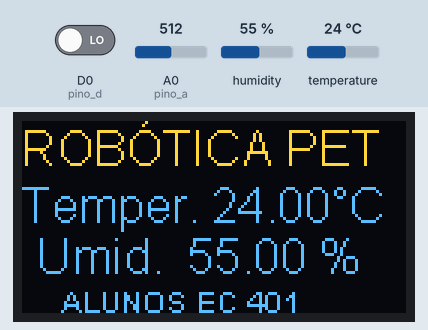
Recording of a sketch running on a simulated ESP8266 (NodeMCU). On the bench: 128×64 one-colour display. The inputs (shaded band) are chosen by the test bench; at power-on: A0 (pino_a) = 512, humidity 55 %, temperature 24 °C, D0 (pino_d) LOW. The OLED is the two-colour kind (top 16 rows yellow); what the sketch prints to the serial monitor is not drawn.

Above: at 11.9 s.
12.0 s: A0 (pino_a) set to 688
24.4 s: A0 (pino_a) set to 716
At 35.8 s:
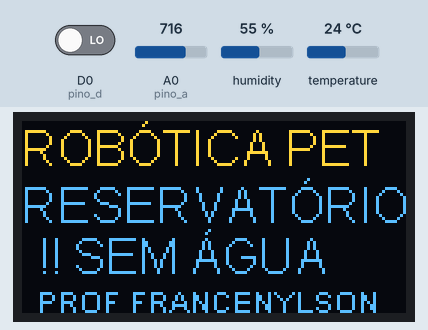
38.4 s: humidity set to 22 %
At 52.2 s:
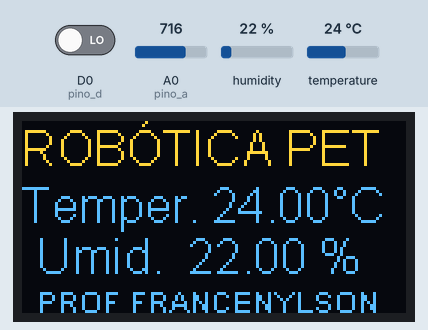
52.4 s: temperature set to 12 °C
At 63.4 s:
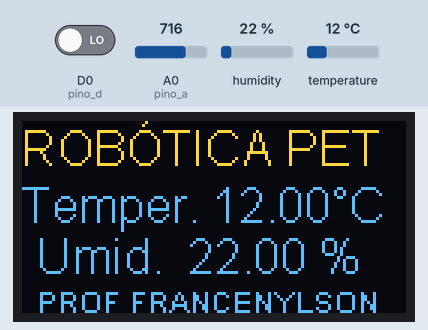
66.2 s: humidity set to 40 %
At 75.1 s:
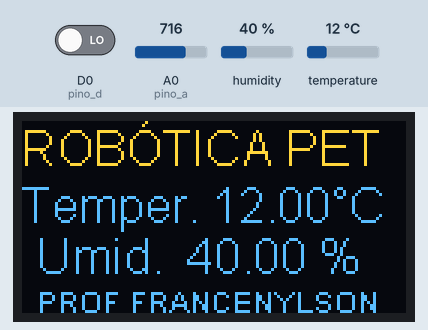
Timing chart, 0 to 76.6 s (numbered marks = the images above; inputs shaded):
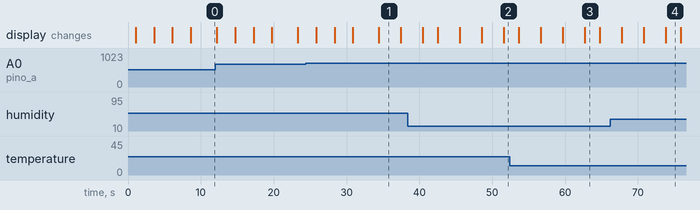

Measured:
- the behaviour switches between 701 and 702 on A0 (pino_a) (found by bisection; images 0 and 1)
- after the input at 24.4 s, the display: first differs from a run without the input after 10.0 s (image 1)
- what the display in image 1 shows lasts 3.0 s, from 34.4 s to 37.4 s
- what the display in image 3 shows lasts 2.0 s, from 62.7 s to 64.7 s

The sketch:

DHT11_OLED_AGUA_Modelo_01_OK.ino
```cpp
#include "ESP8266WiFi.h"
#include "SSD1306.h" // incluindo a biblioteca do oled`
SSD1306 display(0x3c, D2, D1); // definindo o endereco e os pinos
#include "DHTesp.h"

#ifdef ESP32
#pragma message(THIS EXAMPLE IS FOR ESP8266 ONLY!)
#error Select ESP8266 board.
#endif

DHTesp dht;

int pino_d = D0; //Pino ligado ao D0 do sensor
int pino_a = A0; //Pino ligado ao A0 do sensor
int val_d = 0; //Armazena o valor lido do pino digital
int val_a = 0; //Armazena o valor lido do pino analogico

void setup() {
Serial.begin(115200);//PORTA SERIAL
display.init(); // iniciando o display oled
display.flipScreenVertically(); //orientacao do texto
dht.setup(D5, DHTesp::DHT11);

// DEFINE OS PINOS DO SENSOR efine os pinosCOMO ENTRADA DO SENSOR DE ÁGUA
  pinMode(pino_d, INPUT);
  pinMode(pino_a, INPUT);

}
void loop() {
  //SENSOR CHUVA
  val_d = digitalRead(pino_d);
  val_a = analogRead(pino_a);
  Serial.print("Valor digital : ");
  Serial.print(val_d);
  Serial.print(" - Valor analogico : ");
  Serial.println(val_a);

  //DHT11
  delay(dht.getMinimumSamplingPeriod());

  float humidity = dht.getHumidity();
  float temperature = dht.getTemperature();


  if (val_a >701 && val_a <1025)
  {
      // IMPRIME SITUAÇÃO DO RESERVATORIO
      display.clear();//LIMPA O BUFFER PARA O DISPLAY
      display.display();//ENVIA UM BUFFER PARA O DISPLAY
      display.setTextAlignment(TEXT_ALIGN_LEFT);//DEFINE O ALINHAMENTO DO DISPLAY
      display.setFont(ArialMT_Plain_16);//DEFINE A FONTE E O TAMANHO PARA ESCRITA
      display.drawString(0, 0, "ROBÓTICA PET"); //10=ESPACAMENTO A ESQUERA E 0=LINHA DO TESTO
      display.drawString(2, 10, " ");
      display.setTextAlignment(TEXT_ALIGN_LEFT);
      display.setFont(ArialMT_Plain_16);
      display.drawString(0, 19, "RESERVATÓRIO");// ESCREVE TEXTO NA POSICAO INDICADA:1=POSICAO HORIZONTAL E 23=POSIC VERTICAL
      display.drawString(5, 36, "!! SEM ÁGUA " );// ESCREVE TEXTO NA POSICAO INDICADA:33=POSICAO HORIZONTAL E 35=POSIC VERTICAL
      display.setTextAlignment(TEXT_ALIGN_LEFT);
      display.setFont(ArialMT_Plain_10);
      display.drawString(5, 54, "PROF FRANCENYLSON");// ESCREVE TEXTO NA POSICAO INDICADA:8=POSICAO HORIZONTAL E 50=POSIC VERTICAL
      display.display();
      delay(3000);
      display.clear();//LIMPA O BUFFER PARA O DISPLAY
      display.display();//ENVIA UM BUFFER PARA O DISPLAY
      display.setTextAlignment(TEXT_ALIGN_LEFT);//DEFINE O ALINHAMENTO DO DISPLAY
      display.setFont(ArialMT_Plain_16);//DEFINE A FONTE E O TAMANHO PARA ESCRITA
      display.drawString(0, 0, "ROBÓTICA PET"); //10=ESPACAMENTO A ESQUERA E 0=LINHA DO TESTO
      display.drawString(2, 10, " ");
      display.setTextAlignment(TEXT_ALIGN_LEFT);
      display.setFont(ArialMT_Plain_16);
      display.drawString(0, 19, "RESERVATÓRIO");// ESCREVE TEXTO NA POSICAO INDICADA:1=POSICAO HORIZONTAL E 23=POSIC VERTICAL
      display.drawString(5, 36, "!! SEM ÁGUA");// ESCREVE TEXTO NA POSICAO INDICADA:33=POSICAO HORIZONTAL E 35=POSIC VERTICAL
      display.setTextAlignment(TEXT_ALIGN_LEFT);
      display.setFont(ArialMT_Plain_10);
      display.drawString(10, 54, " ALUNOS EC 401");// ESCREVE TEXTO NA POSICAO INDICADA:8=POSICAO HORIZONTAL E 50=POSIC VERTICAL
      display.display();
      delay(3000);
      //DHT11
      display.clear();//LIMPA O BUFFER PARA O DISPLAY
      display.display();//ENVIA UM BUFFER PARA O DISPLAY
      display.setTextAlignment(TEXT_ALIGN_LEFT);//DEFINE O ALINHAMENTO DO DISPLAY
      display.setFont(ArialMT_Plain_16);//DEFINE A FONTE E O TAMANHO PARA ESCRITA
      display.drawString(0, 0, "ROBÓTICA PET"); //10=ESPACAMENTO A ESQUERA E 0=LINHA DO TESTO
      display.drawString(2, 10, " ");
      display.setTextAlignment(TEXT_ALIGN_LEFT);
      display.setFont(ArialMT_Plain_16);
      display.drawString(0, 19, "Temper. "+String(temperature)+"°C");// ESCREVE TEXTO NA POSICAO INDICADA:1=POSICAO HORIZONTAL E 23=POSIC VERTICAL
      display.drawString(5, 36, "Umid.  "+String(humidity)+" %");// ESCREVE TEXTO NA POSICAO INDICADA:33=POSICAO HORIZONTAL E 35=POSIC VERTICAL
      display.setTextAlignment(TEXT_ALIGN_LEFT);
      display.setFont(ArialMT_Plain_10);
      display.drawString(5, 54, "PROF FRANCENYLSON");// ESCREVE TEXTO NA POSICAO INDICADA:8=POSICAO HORIZONTAL E 50=POSIC VERTICAL
      display.display();
      delay(2000);
      display.clear();//LIMPA O BUFFER PARA O DISPLAY
      display.display();//ENVIA UM BUFFER PARA O DISPLAY
      display.setTextAlignment(TEXT_ALIGN_LEFT);//DEFINE O ALINHAMENTO DO DISPLAY
      display.setFont(ArialMT_Plain_16);//DEFINE A FONTE E O TAMANHO PARA ESCRITA
      display.drawString(0, 0, "ROBÓTICA PET"); //10=ESPACAMENTO A ESQUERA E 0=LINHA DO TESTO
      display.drawString(2, 10, " ");
      display.setTextAlignment(TEXT_ALIGN_LEFT);
      display.setFont(ArialMT_Plain_16);
      display.drawString(0, 19, "Temper. "+String(temperature)+"°C");// ESCREVE TEXTO NA POSICAO INDICADA:1=POSICAO HORIZONTAL E 23=POSIC VERTICAL
      display.drawString(5, 36, "Umid.  "+String(humidity)+" %");// ESCREVE TEXTO NA POSICAO INDICADA:33=POSICAO HORIZONTAL E 35=POSIC VERTICAL
      display.setTextAlignment(TEXT_ALIGN_LEFT);
      display.setFont(ArialMT_Plain_10);
      display.drawString(10, 54, " ALUNOS EC 401");// ESCREVE TEXTO NA POSICAO INDICADA:8=POSICAO HORIZONTAL E 50=POSIC VERTICAL
      display.display();
      delay(2000);
  }

  else
  {
      display.clear();//LIMPA O BUFFER PARA O DISPLAY
      display.display();//ENVIA UM BUFFER PARA O DISPLAY
      display.setTextAlignment(TEXT_ALIGN_LEFT);//DEFINE O ALINHAMENTO DO DISPLAY
      display.setFont(ArialMT_Plain_16);//DEFINE A FONTE E O TAMANHO PARA ESCRITA
      display.drawString(0, 0, "ROBÓTICA PET"); //10=ESPACAMENTO A ESQUERA E 0=LINHA DO TESTO
      display.drawString(2, 10, " ");
      display.setTextAlignment(TEXT_ALIGN_LEFT);
      display.setFont(ArialMT_Plain_16);
      display.drawString(0, 19, "RESERVATÓRIO");// ESCREVE TEXTO NA POSICAO INDICADA:1=POSICAO HORIZONTAL E 23=POSIC VERTICAL
      display.drawString(2, 36, "COM ÁGUA " );// ESCREVE TEXTO NA POSICAO INDICADA:33=POSICAO HORIZONTAL E 35=POSIC VERTICAL
      display.setTextAlignment(TEXT_ALIGN_LEFT);
      display.setFont(ArialMT_Plain_10);
      display.drawString(5, 54, "PROF FRANCENYLSON");// ESCREVE TEXTO NA POSICAO INDICADA:8=POSICAO HORIZONTAL E 50=POSIC VERTICAL
      display.display();
      delay(2500);
      display.clear();//LIMPA O BUFFER PARA O DISPLAY
      display.display();//ENVIA UM BUFFER PARA O DISPLAY
      display.setTextAlignment(TEXT_ALIGN_LEFT);//DEFINE O ALINHAMENTO DO DISPLAY
      display.setFont(ArialMT_Plain_16);//DEFINE A FONTE E O TAMANHO PARA ESCRITA
      display.drawString(0, 0, "ROBÓTICA PET"); //10=ESPACAMENTO A ESQUERA E 0=LINHA DO TESTO
      display.drawString(2, 10, " ");
      display.setTextAlignment(TEXT_ALIGN_LEFT);
      display.setFont(ArialMT_Plain_16);
      display.drawString(0, 19, "RESERVATÓRIO");// ESCREVE TEXTO NA POSICAO INDICADA:1=POSICAO HORIZONTAL E 23=POSIC VERTICAL
      display.drawString(2, 36, "COM ÁGUA");// ESCREVE TEXTO NA POSICAO INDICADA:33=POSICAO HORIZONTAL E 35=POSIC VERTICAL
      display.setTextAlignment(TEXT_ALIGN_LEFT);
      display.setFont(ArialMT_Plain_10);
      display.drawString(10, 54, " ALUNOS EC 401");// ESCREVE TEXTO NA POSICAO INDICADA:8=POSICAO HORIZONTAL E 50=POSIC VERTICAL
      display.display();
      delay(2500);
      //DHT11
      display.clear();//LIMPA O BUFFER PARA O DISPLAY
      display.display();//ENVIA UM BUFFER PARA O DISPLAY
      display.setTextAlignment(TEXT_ALIGN_LEFT);//DEFINE O ALINHAMENTO DO DISPLAY
      display.setFont(ArialMT_Plain_16);//DEFINE A FONTE E O TAMANHO PARA ESCRITA
      display.drawString(0, 0, "ROBÓTICA PET"); //10=ESPACAMENTO A ESQUERA E 0=LINHA DO TESTO
      display.drawString(2, 10, " ");
      display.setTextAlignment(TEXT_ALIGN_LEFT);
      display.setFont(ArialMT_Plain_16);
      display.drawString(0, 19, "Temper. "+String(temperature)+"°C");// ESCREVE TEXTO NA POSICAO INDICADA:1=POSICAO HORIZONTAL E 23=POSIC VERTICAL
      display.drawString(5, 36, "Umid.  "+String(humidity)+" %");// ESCREVE TEXTO NA POSICAO INDICADA:33=POSICAO HORIZONTAL E 35=POSIC VERTICAL
      display.setTextAlignment(TEXT_ALIGN_LEFT);
      display.setFont(ArialMT_Plain_10);
      display.drawString(5, 54, "PROF FRANCENYLSON");// ESCREVE TEXTO NA POSICAO INDICADA:8=POSICAO HORIZONTAL E 50=POSIC VERTICAL
      display.display();
      delay(2500);
      display.clear();//LIMPA O BUFFER PARA O DISPLAY
      display.display();//ENVIA UM BUFFER PARA O DISPLAY
      display.setTextAlignment(TEXT_ALIGN_LEFT);//DEFINE O ALINHAMENTO DO DISPLAY
      display.setFont(ArialMT_Plain_16);//DEFINE A FONTE E O TAMANHO PARA ESCRITA
      display.drawString(0, 0, "ROBÓTICA PET"); //10=ESPACAMENTO A ESQUERA E 0=LINHA DO TESTO
      display.drawString(2, 10, " ");
      display.setTextAlignment(TEXT_ALIGN_LEFT);
      display.setFont(ArialMT_Plain_16);
      display.drawString(0, 19, "Temper. "+String(temperature)+"°C");// ESCREVE TEXTO NA POSICAO INDICADA:1=POSICAO HORIZONTAL E 23=POSIC VERTICAL
      display.drawString(5, 36, "Umid.  "+String(humidity)+" %");// ESCREVE TEXTO NA POSICAO INDICADA:33=POSICAO HORIZONTAL E 35=POSIC VERTICAL
      display.setTextAlignment(TEXT_ALIGN_LEFT);
      display.setFont(ArialMT_Plain_10);
      display.drawString(10, 54, " ALUNOS EC 401");// ESCREVE TEXTO NA POSICAO INDICADA:8=POSICAO HORIZONTAL E 50=POSIC VERTICAL
      display.display();
      delay(2500);
  }

}
```
